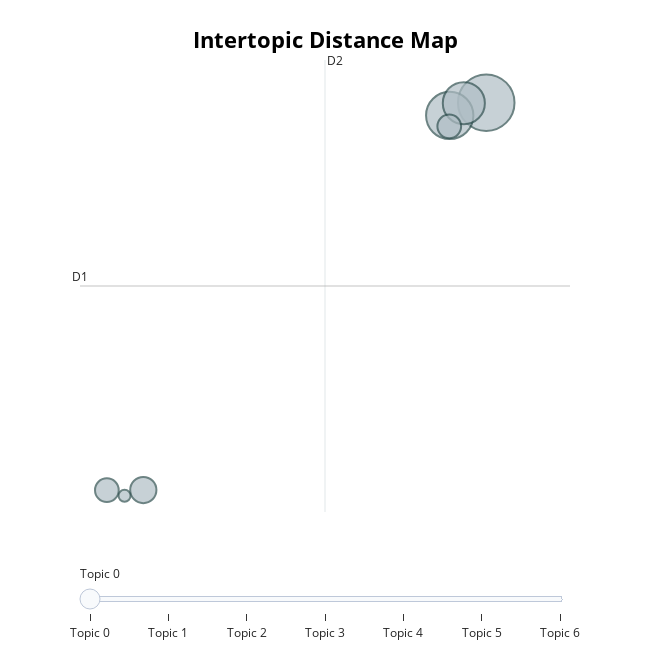

Write notebook code for a chart like this one.
### Code cell
# Visualize the topic similarity
topic_model.visualize_topics()

### Figure 1 — Plotly figure (JSON) as saved in the notebook; plotly's stock layout.template omitted (floating-point values rounded to 4 significant figures)
{"data": [{"customdata": [[0, "cash flow | earnings | financial results | financial | revenue", 137978], [1, "marketing | sales | retail | customers | market", 96438], [2, "revenue growth | revenues | revenue | sales | profit", 76280], [3, "operating expenses | expenses | expense | costs | cost", 29654], [4, "conference | executive officer | chief executive officer | chief financial officer | chief executive", 24284], [5, "good morning | thank joining today | good afternoon | thank joining | welcome", 24196], [6, "sales | production | demand | industry | performance", 6154]], "hovertemplate": "<b>Topic %{customdata[0]}</b><br>%{customdata[1]}<br>Size: %{customdata[2]}", "legendgroup": "", "marker": {"color": "#B0BEC5", "line": {"color": "DarkSlateGrey", "width": 2}, "size": [137978, 96438, 76280, 29654, 24284, 24196, 6154], "sizemode": "area", "sizeref": 86.24, "symbol": "circle"}, "mode": "markers", "name": "", "orientation": "v", "showlegend": false, "type": "scatter", "x": [13.91, 13.0, 13.35, 5.367, 12.99, 4.46, 4.9], "xaxis": "x", "y": [16.52, 15.77, 16.48, -5.981, 15.14, -5.987, -6.309], "yaxis": "y"}], "layout": {"annotations": [{"showarrow": false, "text": "D1", "x": 3.791, "y": 5.869, "yshift": 10}, {"showarrow": false, "text": "D2", "x": 9.892, "xshift": 10, "y": 18.99}], "height": 650, "hoverlabel": {"bgcolor": "white", "font": {"family": "Rockwell", "size": 16}}, "legend": {"itemsizing": "constant", "tracegroupgap": 0}, "margin": {"t": 60}, "shapes": [{"line": {"color": "#CFD8DC", "width": 2}, "type": "line", "x0": 9.892, "x1": 9.892, "y0": -7.255, "y1": 18.99}, {"line": {"color": "#9E9E9E", "width": 2}, "type": "line", "x0": 3.791, "x1": 15.99, "y0": 5.869, "y1": 5.869}], "sliders": [{"active": 0, "pad": {"t": 50}, "steps": [{"args": [{"marker.color": [["red", "#B0BEC5", "#B0BEC5", "#B0BEC5", "#B0BEC5", "#B0BEC5", "#B0BEC5"]]}], "label": "Topic 0", "method": "update"}, {"args": [{"marker.color": [["#B0BEC5", "red", "#B0BEC5", "#B0BEC5", "#B0BEC5", "#B0BEC5", "#B0BEC5"]]}], "label": "Topic 1", "method": "update"}, {"args": [{"marker.color": [["#B0BEC5", "#B0BEC5", "red", "#B0BEC5", "#B0BEC5", "#B0BEC5", "#B0BEC5"]]}], "label": "Topic 2", "method": "update"}, {"args": [{"marker.color": [["#B0BEC5", "#B0BEC5", "#B0BEC5", "red", "#B0BEC5", "#B0BEC5", "#B0BEC5"]]}], "label": "Topic 3", "method": "update"}, {"args": [{"marker.color": [["#B0BEC5", "#B0BEC5", "#B0BEC5", "#B0BEC5", "red", "#B0BEC5", "#B0BEC5"]]}], "label": "Topic 4", "method": "update"}, {"args": [{"marker.color": [["#B0BEC5", "#B0BEC5", "#B0BEC5", "#B0BEC5", "#B0BEC5", "red", "#B0BEC5"]]}], "label": "Topic 5", "method": "update"}, {"args": [{"marker.color": [["#B0BEC5", "#B0BEC5", "#B0BEC5", "#B0BEC5", "#B0BEC5", "#B0BEC5", "red"]]}], "label": "Topic 6", "method": "update"}]}], "title": {"font": {"color": "Black", "size": 22}, "text": "<b>Intertopic Distance Map</b>", "x": 0.5, "xanchor": "center", "y": 0.95, "yanchor": "top"}, "width": 650, "xaxis": {"anchor": "y", "domain": [0, 1], "range": [3.791, 15.99], "title": {"text": ""}, "visible": false}, "yaxis": {"anchor": "x", "domain": [0, 1], "range": [-7.255, 18.99], "title": {"text": ""}, "visible": false}}}
